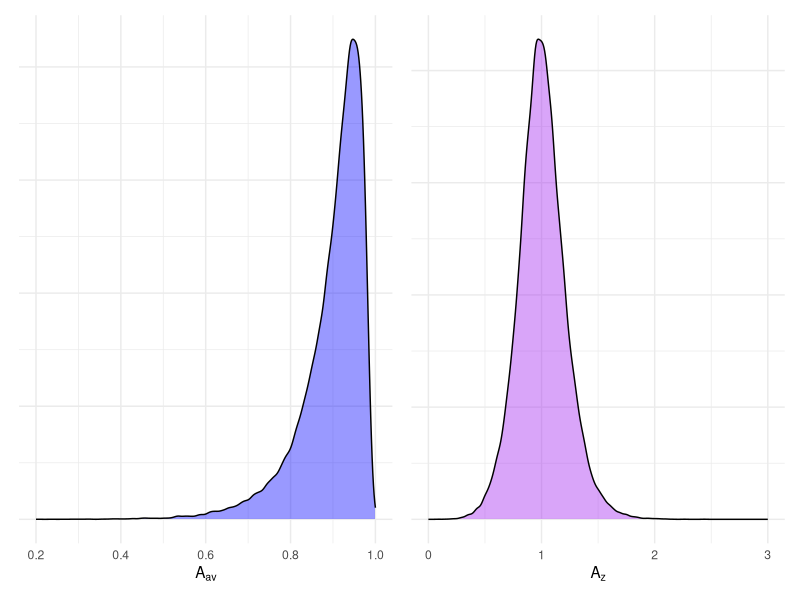
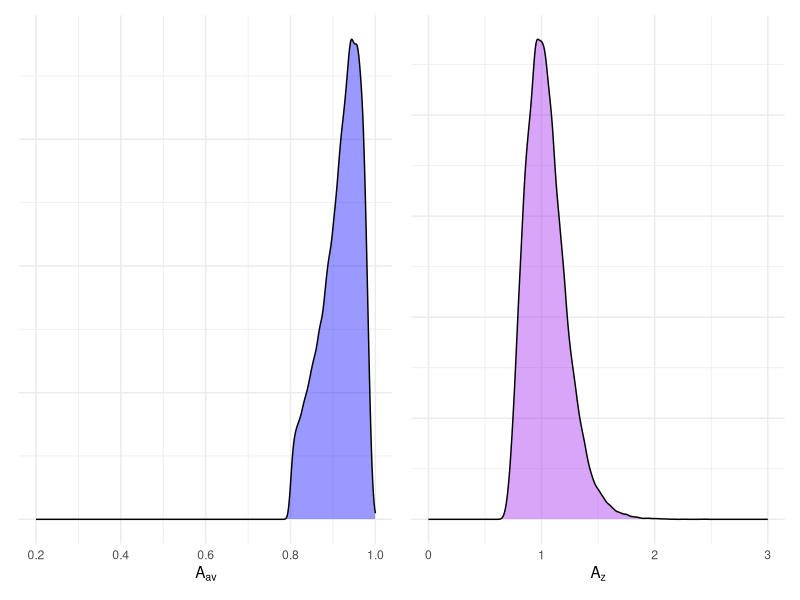
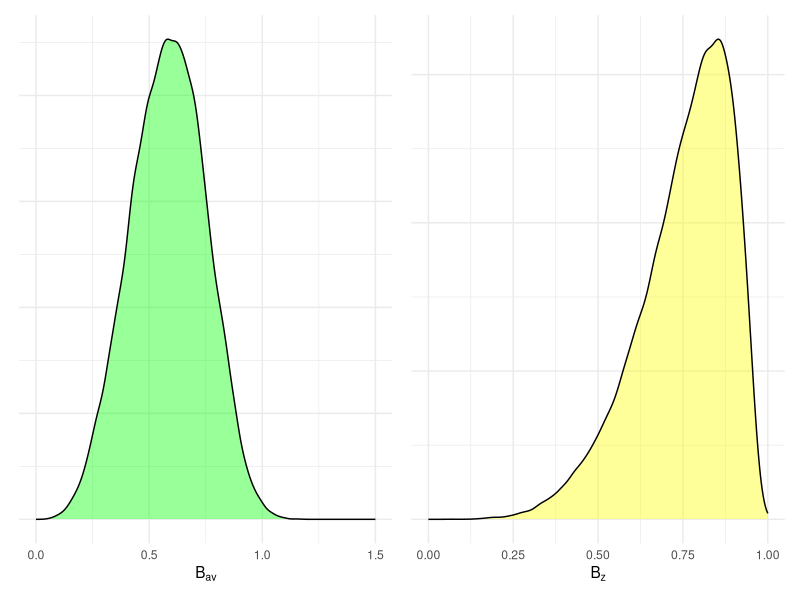
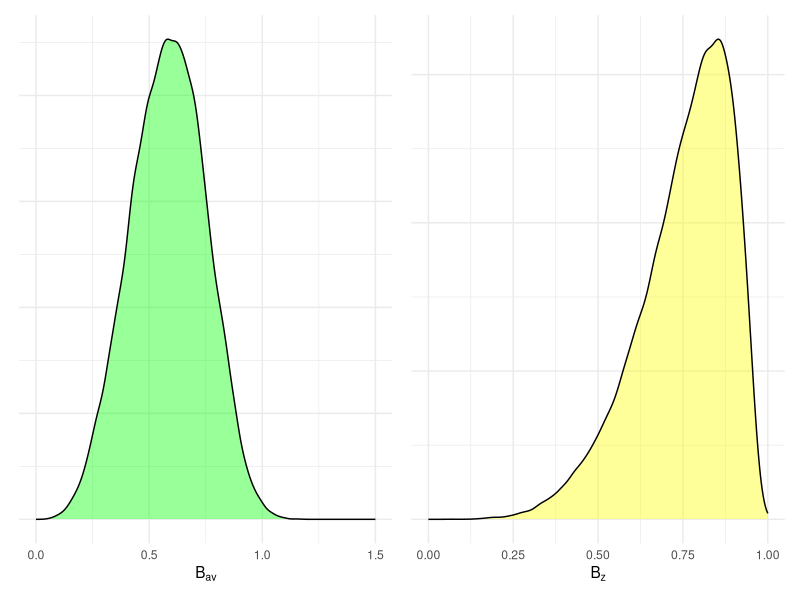

Generate these figures, in order, with R:
## ---- chunk 1
knitr::opts_chunk$set(warning = FALSE, message = FALSE)
## ---- chunk 2
R <- 50000
rho <- rbeta(R, 14, 6)
phi <- rbeta(R, 3, 5)
K <- 1 + rpois(R, 9)
A_av <- 1 / sqrt(1 + (1 - phi) / (phi * K))
A_z <- 1 / sqrt(2 * (1 - rho + (1 - phi) / (phi * K)))
## ---- chunk 3
library(ggplot2)
library(patchwork)

density_plot <- function(x, lab, col, limits) {
  ggplot(data.frame(x), aes(x)) + 
    xlim(limits) +
    geom_density(alpha = 0.4, fill = col) + 
    scale_y_continuous(labels = NULL) +
    theme_minimal() + 
    labs(x = lab, y = NULL)
}

p_A_av <- density_plot(A_av, expression(A[av]),"blue", c(0.2,1))
p_A_z <- density_plot(A_z, expression(A[z]), "purple", c(0, 3))
p_A_av + p_A_z
## ---- chunk 4
A_av_trunc <- A_av[A_av >= 0.8]
A_z_trunc <- A_z[A_av >= 0.8]
p_A_av_trunc <- density_plot(A_av_trunc, expression(A[av]),"blue", c(0.2, 1))
p_A_z_trunc <- density_plot(A_z_trunc, expression(A[z]), "purple", c(0, 3))
p_A_av_trunc + p_A_z_trunc
## ---- chunk 5
B_z <- sqrt((1 - rho) / (1 - rho + (1 - phi) / (phi * K)))
B_av <- sqrt(2) * (1 - rho) / sqrt(1 - rho + (1 - phi) / (phi * K))

p_B_av <- density_plot(B_av, expression(B[av]),"green", c(0,1.5))
p_B_z <- density_plot(B_z, expression(B[z]), "yellow", c(0, 1))
p_B_av + p_B_z
## ---- chunk 6
B_z_trunc <- B_z[A_av >= 0.8]
B_av_trunc <- B_av[A_av >= 0.8]

p_B_av_trunc <- density_plot(B_av, expression(B[av]),"green", c(0,1.5))
p_B_z_trunc <- density_plot(B_z, expression(B[z]), "yellow", c(0, 1))
p_B_av_trunc + p_B_z_trunc
## ---- chunk 7
library(dplyr)
dat <- tibble(A_av, A_z, B_av, B_z)

random_rel <- 
  dat |>
  summarise(
    across(everything(), ~ var(.) / mean(.)^2),
    reliability = "random"
  )

controlled_rel <-
  dat |>
  filter(A_av >= 0.8) |>
  summarise(
    across(everything(), ~ var(.) / mean(.)^2),
    reliability = "at least 0.64"
  )

CVs <- 
  bind_rows(random_rel, controlled_rel) |>
  mutate(
    A_ratio = A_z / A_av,
    B_ratio = B_av / B_z
  ) |>
  select(reliability, A_av, A_z, A_ratio, B_av, B_z, B_ratio)

knitr::kable(
  CVs, 
  digits = c(0,4,4,1,4,4,1),
  title = "Squared coefficients of variation",
  col.names = c("Reliability","$A_{av}$","$A_z$","$A_z /A_{av}$", "$B_{av}$","$B_z$", "$B_{av} / B_z$"),
  escape = TRUE
)
